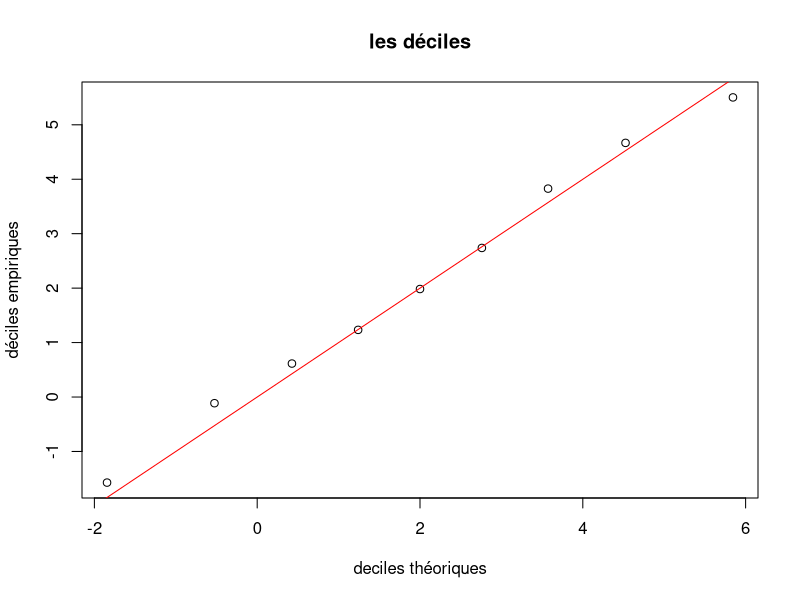
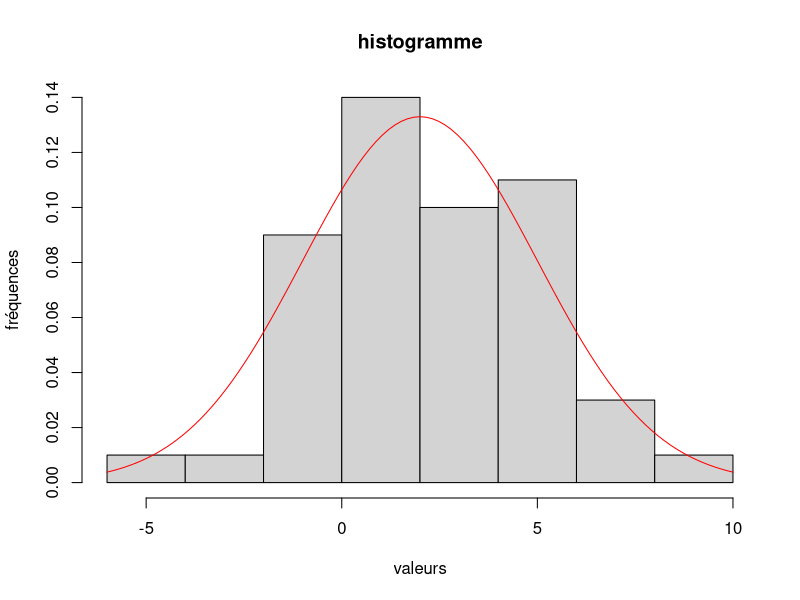
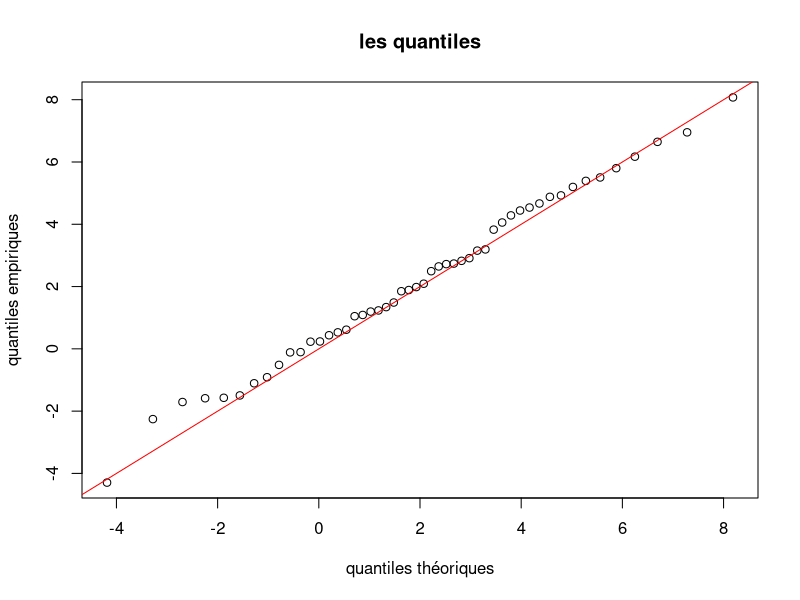
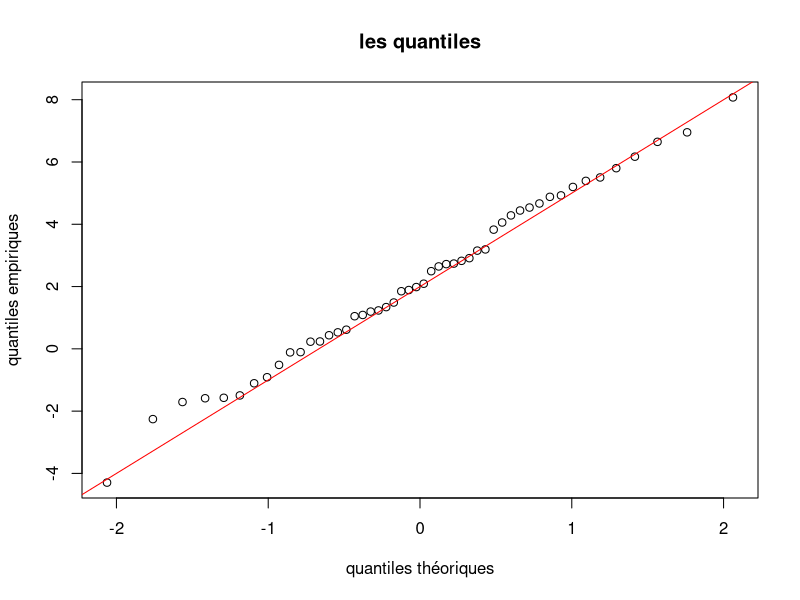

The R source for these figures, in order:
# Dans cette partie X est une variable al ́eatoire de loi N (2, 4).

# Exercice 1 : quantiles empiriques ou th ́eoriques
# Le quantile empirique d’ordre α d’un  ́echantillon de n tirages ind ́ependants x1, x2, ..., xn de X est la
# valeur pour laquelle, la proportion des xi qui se trouvent inf ́erieurs ou  ́egaux `a cette valeur, vaut α. Le
# quantile th ́eorique d’ordre α appel ́e quantile (et calcul ́e par la fonction de quantile qnorm()) est la valeur
# telle que la probabilit ́e que X soit inf ́erieur ou  ́egal `a cette valeur, vaille α

# 1. Simuler un  ́echantillon de taille n = 50 de X et l’affecter `a x.

mu <- 2
sigma <- 3
n <- 50

x <- rnorm(n, mu, sigma)

# 2. Calculer les quantiles empiriques d’ordre 10%, 20%, ..., 90% de x (appel ́es aussi les d ́eciles empiriques
# car ils permettent de couper l’ ́echantillon en dix) `a l’aide de la fonction quantile() et en utilisant
# l’option type=1.

demp <- quantile(x, probs = seq(0.1, 0.9, 0.1), type = 1)

# 3. Calculer les quantiles th ́eoriques d’ordre 10%, 20%, ..., 90% de X `a l’aide de la fonction qnorm()

dtheo <- qnorm(seq(0.1, 0.9, 0.1), mu, sigma)

# 4. Faire un graphe des 9 points d’abscisses les d ́eciles et d’ordonn ́ees les d ́eciles empiriques. Ajouter
# la droite y = x. Commentaire

plot(dtheo, demp, main = "les déciles", xlab = "deciles théoriques", ylab = "déciles empiriques")
abline(0, 1, col = "red")

# 5. Faire un histogramme des observations tir ́ees et y superposer la densit ́e de la loi N (2, 4). Commen-
# taire.

hist(x, main = "histogramme", xlab = "valeurs", ylab = "fréquences", freq = FALSE)
curve(dnorm(x, mu, sigma), col = "red", add = TRUE)

# 6. Calculer les quantiles empiriques d’ordre 1/(n + 1), 2/(n + 1), ...., n/(n + 1) de x. Les comparer aux
# valeurs ordonn ́ees de l’ ́echantillon que l’on obtiendra avec la commande sort(x).

emp <- quantile(x, probs = seq(1 / (n + 1), n / (n + 1), 1 / (n + 1)), type = 1)
sort(x)

# 7. Calculer les quantiles th ́eoriques d’ordre 1/(n + 1), 2/(n + 1), ...., n/(n + 1) de X et tracer les points
# d’abscisses quantiles th ́eoriques et ordonn ́ees quantiles empiriques. Y ajouter la droite y = x.

theo <- qnorm(seq(1 / (n + 1), n / (n + 1), 1 / (n + 1)), mu, sigma)
plot(theo, emp, main = "les quantiles", xlab = "quantiles théoriques", ylab = "quantiles empiriques")
abline(0, 1, col = "red")

# 8. Reprendre les quantiles th ́eoriques d’ordre 1/(n + 1), 2/(n + 1), ...., n/(n + 1) de la variable normale
# centr ́ee r ́eduite U , calcul ́es dans la question 4 du premier exercice 1. Faire un plot() des valeurs
# ordonn ́ees de l’ ́echantillon selon les quantiles th ́eoriques d’ordre 1/(n + 1), 2/(n + 1), ...., n/(n + 1)
# de la variable normale centr ́ee r ́eduite U . Y ajouter la droite d’ ́equation y = σx + μ pour μ = 2 et
# σ = 2. Cette droite s’appelle droite de Henry et permet d’appr ́ecier la normalit ́e d’un  ́echantillon
# x1, ..., xn. Plus les points sont proches de la droite plus l’hypoth`ese de normalit ́e faite sur la variable
# qui a g ́en ́er ́e ces observations est correcte.

qtheoc <- qnorm(seq(1 / (n + 1), n / (n + 1), 1 / (n + 1)), 0, 1)
plot(qtheoc, sort(x), main = "les quantiles", xlab = "quantiles théoriques", ylab = "quantiles empiriques")
abline(mu, sigma, col = "red")
abline
